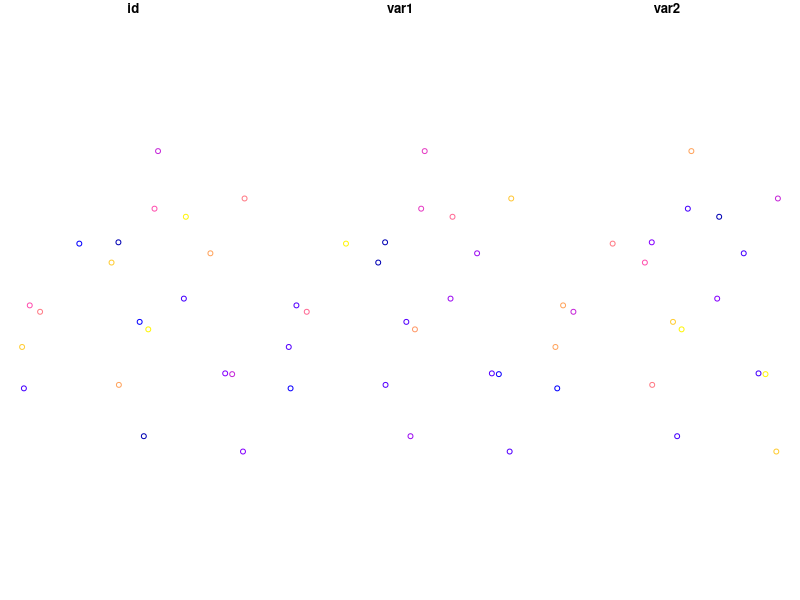
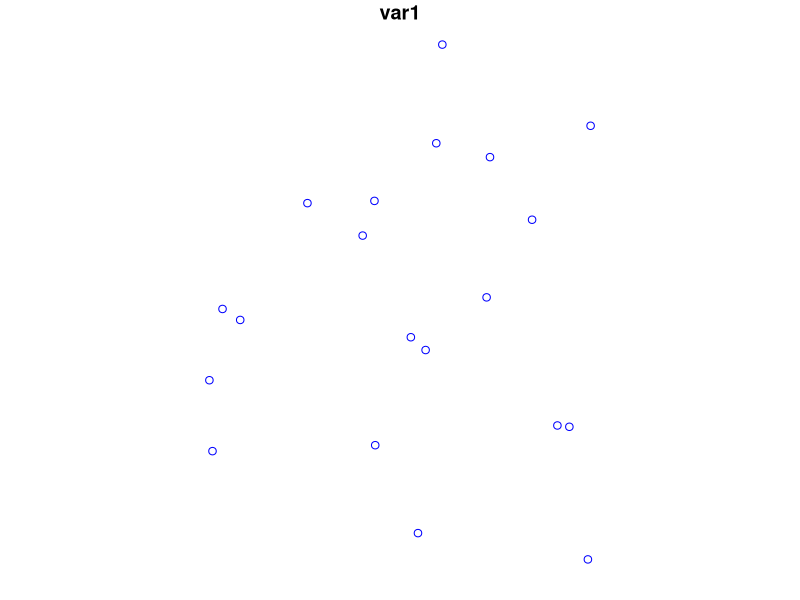
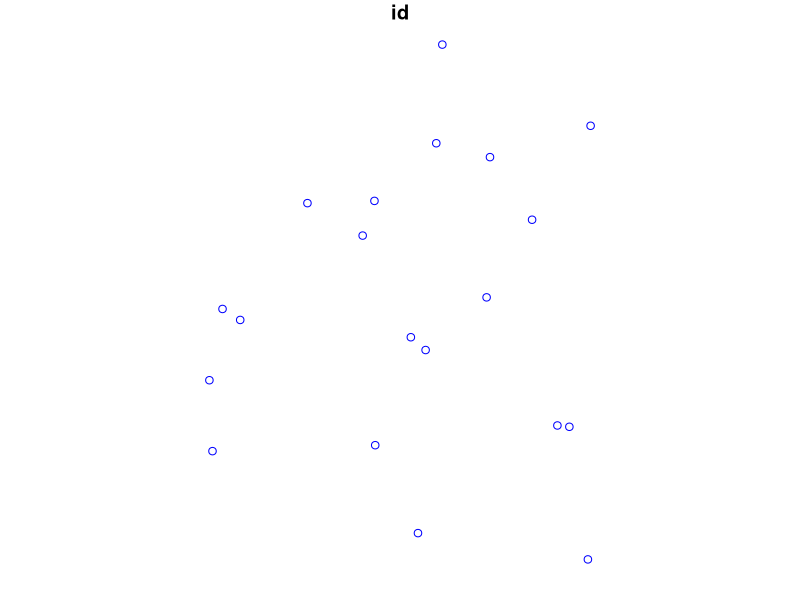
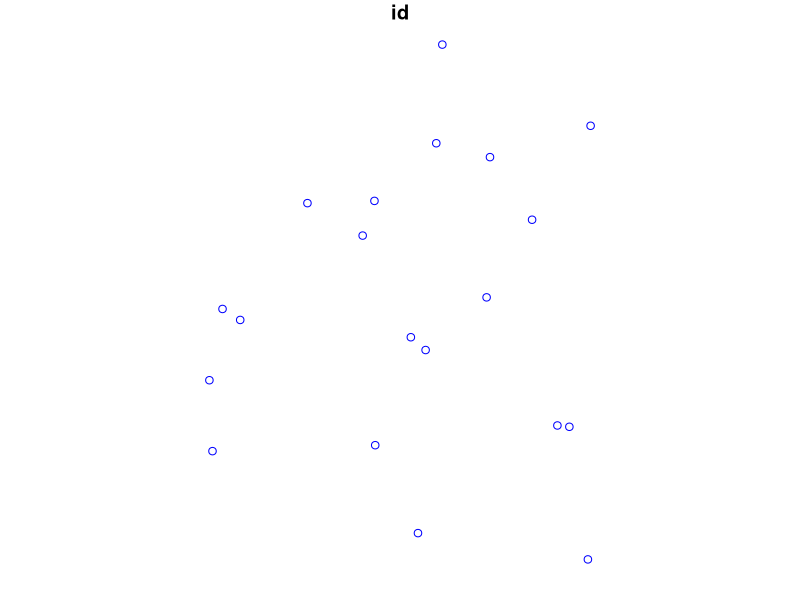
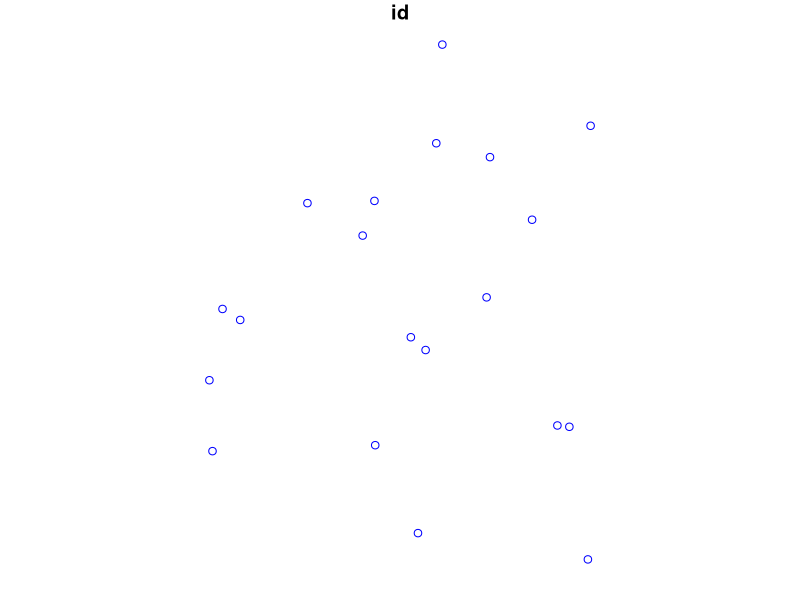
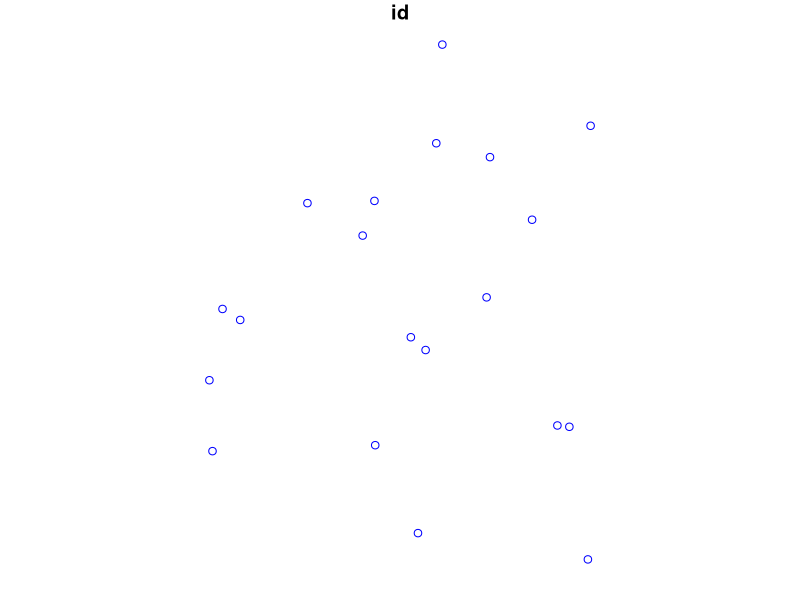
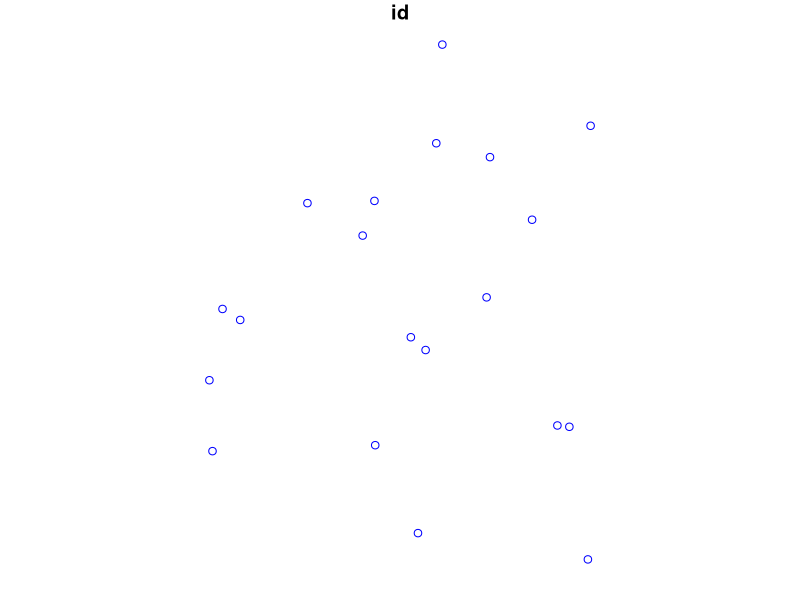
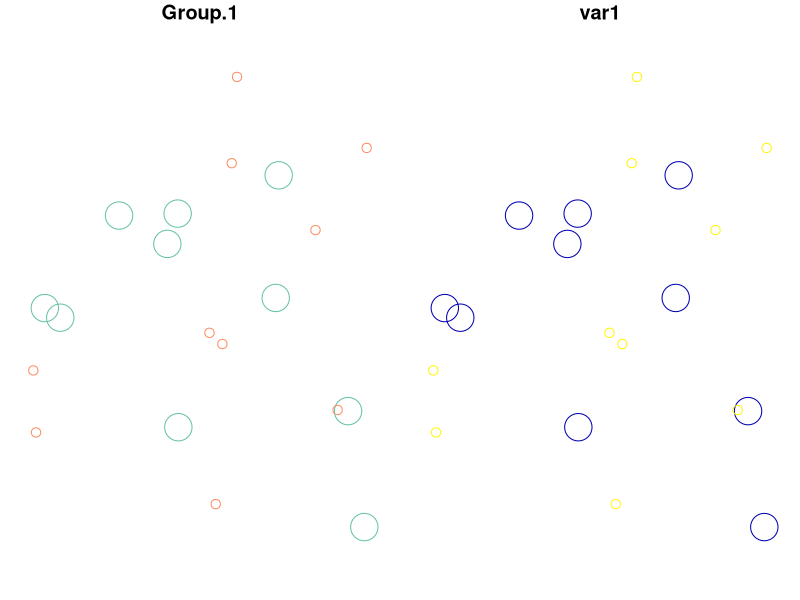

These figures' R source, in order:
## ---- chunk 1
mydata <- data.frame(
  id = 1:20,
  long = -82+2*runif(20),
  lat = 42+2*runif(20),
  var1 = rnorm(20),
  var2 = 10*runif(20)
)

library(sf)
spatData <- st_as_sf(mydata,
                     coords = c("long", "lat"),
                     crs = "+proj=longlat +ellps=WGS84 +datum=WGS84 +no_defs +towgs84=0,0,0")

knitr::kable(head(spatData))
plot(spatData)
## ---- chunk 2
spatData$var3 <- runif(20)
spatData$var4 <- spatData$var1 * spatData$var2
knitr::kable(head(spatData))
## ---- chunk 3
spatData$var3 <- spatData$var4 <- NULL
knitr::kable(head(spatData))
## ---- chunk 4
# Remove last 20 attributes
for(i in 1:5) spatData <- cbind(spatData, varSup = runif(20))
knitr::kable(head(spatData))
rem <- colnames(spatData)[4:8]
spatData <- spatData[, !colnames(spatData) %in% rem]
knitr::kable(head(spatData))

# Keep id, var1 and var2
for(i in 1:5) spatData <- cbind(spatData, varSup = runif(20))
knitr::kable(head(spatData))
keep <- c('id','var1','var2')
spatData <- spatData[, keep]
knitr::kable(head(spatData))
## ---- chunk 5
spatData$fact1 <- paste0('a', 1:2) # Create factor with 2 levels
spatData$fact2 <- paste0('b', 1:5) # Create factor with 5 levels
knitr::kable(head(spatData))
## ---- chunk 6
spatDataSub <- spatData[1:10, ]
plot(spatData[, 'var1'], col = 'blue')
plot(spatDataSub[, 'var1'], col = 'black', add = T, pch = 4, cex = 2, lwd = 2)
## ---- chunk 7
# Select all values for var1 greater to or equal to 0
spatDataSub <- spatData[spatData$var1 >= 0, ]
plot(spatData[, 1], col = 'blue')
plot(spatDataSub[, 1], col = 'black', add = T, pch = 4, cex = 2, lwd = 2)

# var1 smaller than 0 and var2 higher than 5
spatDataSub <- spatData[spatData$var1 < 0 & spatData$var2 < 5, ]
plot(spatData[, 1], col = 'blue')
plot(spatDataSub[, 1], col = 'black', add = T, pch = 4, cex = 2, lwd = 2)

# fact1 equal to a1
spatDataSub <- spatData[spatData$fact1 == 'a1', ]
plot(spatData[, 1], col = 'blue')
plot(spatDataSub[, 1], col = 'black', add = T, pch = 4, cex = 2, lwd = 2)

# fact1 equal to a1 or var1 greater than 0
spatDataSub <- spatData[spatData$fact1 == 'a1' | spatData$var1 > 0, ]
plot(spatData[, 1], col = 'blue')
plot(spatDataSub[, 1], col = 'black', add = T, pch = 4, cex = 2, lwd = 2)

# fact2 equal to b3 or b4
spatDataSub <- spatData[spatData$fact2 %in% c('b3','b4'), ]
plot(spatData[, 1], col = 'blue')
plot(spatDataSub[, 1], col = 'black', add = T, pch = 4, cex = 2, lwd = 2)
## ---- chunk 8
# Create data.frame with id field similar to that in the spatial object
joinData <- data.frame(id = seq(1, 20, by = 2),
                       var3 = rnorm(10))

# Join with attributes table of spatial object
library(dplyr)
spatData <- left_join(spatData, joinData)
knitr::kable(head(spatData))
## ---- chunk 9
aggData <- aggregate(spatData['var1'], by = list(spatData$fact1), FUN = sum)
knitr::kable(head(aggData))
plot(aggData, cex = abs(aggData$var1))
